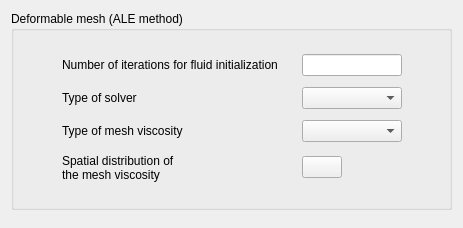
<?xml version="1.0" encoding="UTF-8"?>
<ui version="4.0">
 <class>MobileMeshForm</class>
 <widget class="QWidget" name="MobileMeshForm">
  <property name="geometry">
   <rect>
    <x>0</x>
    <y>0</y>
    <width>463</width>
    <height>228</height>
   </rect>
  </property>
  <property name="windowTitle">
   <string>Form</string>
  </property>
  <layout class="QGridLayout" name="gridLayout_3">
   <item row="0" column="0">
    <widget class="QGroupBox" name="groupBoxALE">
     <property name="enabled">
      <bool>true</bool>
     </property>
     <property name="acceptDrops">
      <bool>false</bool>
     </property>
     <property name="toolTip">
      <string>&lt;html&gt;&lt;head/&gt;&lt;body&gt;&lt;p&gt;&lt;span style=&quot; font-size:9pt;&quot;&gt;Enable the Arbitrary Lagrangian Eulerian (ALE) module.&lt;/span&gt;&lt;/p&gt;&lt;p&gt;&lt;span style=&quot; font-size:9pt;&quot;&gt;(code_saturne key work &lt;/span&gt;&lt;span style=&quot; font-size:9pt; font-weight:600;&quot;&gt;IALE&lt;/span&gt;&lt;span style=&quot; font-size:9pt;&quot;&gt;)&lt;/span&gt;&lt;/p&gt;&lt;/body&gt;&lt;/html&gt;</string>
     </property>
     <property name="autoFillBackground">
      <bool>false</bool>
     </property>
     <property name="title">
      <string>Deformable mesh (ALE method)</string>
     </property>
     <property name="flat">
      <bool>false</bool>
     </property>
     <property name="checkable">
      <bool>false</bool>
     </property>
     <layout class="QGridLayout" name="gridLayout_2">
      <item row="0" column="0">
       <widget class="QFrame" name="frame">
        <property name="frameShape">
         <enum>QFrame::NoFrame</enum>
        </property>
        <property name="frameShadow">
         <enum>QFrame::Raised</enum>
        </property>
        <layout class="QHBoxLayout" name="horizontalLayout">
         <item>
          <spacer>
           <property name="orientation">
            <enum>Qt::Horizontal</enum>
           </property>
           <property name="sizeHint" stdset="0">
            <size>
             <width>10</width>
             <height>140</height>
            </size>
           </property>
          </spacer>
         </item>
         <item>
          <layout class="QGridLayout" name="gridLayout">
           <item row="0" column="0">
            <widget class="QLabel" name="labelNALINF">
             <property name="toolTip">
              <string>&lt;html&gt;&lt;head/&gt;&lt;body&gt;&lt;p&gt;&lt;span style=&quot; font-size:9pt;&quot;&gt;Modify the number of iterations for fluid initialization.&lt;/span&gt;&lt;/p&gt;&lt;p&gt;&lt;span style=&quot; font-size:9pt;&quot;&gt;(code_saturne key word: &lt;/span&gt;&lt;span style=&quot; font-size:9pt; font-weight:600;&quot;&gt;NALINF&lt;/span&gt;&lt;span style=&quot; font-size:9pt;&quot;&gt;)&lt;/span&gt;&lt;/p&gt;&lt;/body&gt;&lt;/html&gt;</string>
             </property>
             <property name="text">
              <string>Number of iterations for fluid initialization</string>
             </property>
            </widget>
           </item>
           <item row="0" column="1">
            <spacer>
             <property name="orientation">
              <enum>Qt::Horizontal</enum>
             </property>
             <property name="sizeHint" stdset="0">
              <size>
               <width>13</width>
               <height>22</height>
              </size>
             </property>
            </spacer>
           </item>
           <item row="0" column="2" colspan="2">
            <widget class="QLineEdit" name="lineEditNALINF">
             <property name="maximumSize">
              <size>
               <width>100</width>
               <height>16777215</height>
              </size>
             </property>
             <property name="toolTip">
              <string>&lt;html&gt;&lt;head/&gt;&lt;body&gt;&lt;p&gt;&lt;span style=&quot; font-size:9pt;&quot;&gt;Modify the number of iterations for fluid initialization.&lt;/span&gt;&lt;/p&gt;&lt;p&gt;&lt;span style=&quot; font-size:9pt;&quot;&gt;(code_saturne key word: &lt;/span&gt;&lt;span style=&quot; font-size:9pt; font-weight:600;&quot;&gt;NALINF&lt;/span&gt;&lt;span style=&quot; font-size:9pt;&quot;&gt;)&lt;/span&gt;&lt;/p&gt;&lt;/body&gt;&lt;/html&gt;</string>
             </property>
            </widget>
           </item>
                      <item row="1" column="2" colspan="2">
                        <widget class="QComboBox" name="comboBoxALESOLVER">
                          <property name="minimumSize">
                            <size>
                              <width>100</width>
                              <height>0</height>
                            </size>
                          </property>
                          <property name="maximumSize">
                            <size>
                              <width>100</width>
                              <height>16777215</height>
                            </size>
                          </property>
                          <property name="toolTip">
                            <string>
                              &lt;html&gt;&lt;head/&gt;&lt;body&gt;&lt;p&gt;&lt;span
                              style=&quot; font-size:9pt;&quot;&gt;Select the ALE solver
                              between legacy and cdo. &lt;/span&gt;&lt;/p&gt;&lt;p&gt;&lt;span
                              style=&quot; font-size:9pt;&quot;&gt;(code_saturne key word:
                              &lt;/span&gt;&lt;span style=&quot; font-size:9pt;
                              font-weight:600;&quot;&gt;cs_glob_ale&lt;/span&gt;&lt;span
                              style=&quot;
                              font-size:9pt;&quot;&gt;)&lt;/span&gt;&lt;/p&gt;&lt;/body&gt;&lt;/html&gt;</string>
                          </property>
                        </widget>
                      </item>
                      <item row="1" column="0">
                        <widget class="QLabel" name="labelALESOLVER">
                          <property name="toolTip">
                            <string>
                              &lt;html&gt;&lt;head/&gt;&lt;body&gt;&lt;p&gt;&lt;span
                              style=&quot; font-size:9pt;&quot;&gt;Select the mesh viscosity type
                              between orthotropic and isotropic. Mesh viscosity allows to control
                              mesh deformations.&lt;/span&gt;&lt;/p&gt;&lt;p&gt;&lt;span
                              style=&quot; font-size:9pt;&quot;&gt;(code_saturne key word:
                              &lt;/span&gt;&lt;span style=&quot; font-size:9pt;
                              font-weight:600;&quot;&gt;IORTVM&lt;/span&gt;&lt;span style=&quot;
                              font-size:9pt;&quot;&gt;)&lt;/span&gt;&lt;/p&gt;&lt;/body&gt;&lt;/html&gt;</string>
                          </property>
                          <property name="text">
                            <string>Type of solver</string>
                          </property>
                        </widget>
                      </item>
                      <item row="1" column="1">
                        <spacer>
                          <property name="orientation">
                            <enum>Qt::Horizontal</enum>
                          </property>
                          <property name="sizeHint" stdset="0">
                            <size>
                              <width>13</width>
                              <height>21</height>
                            </size>
                          </property>
                        </spacer>
                      </item>

                      <item row="2" column="0">
            <widget class="QLabel" name="labelVISCOSITY">
             <property name="toolTip">
              <string>&lt;html&gt;&lt;head/&gt;&lt;body&gt;&lt;p&gt;&lt;span style=&quot; font-size:9pt;&quot;&gt;Select the mesh viscosity type between orthotropic and isotropic. Mesh viscosity allows to control mesh deformations.&lt;/span&gt;&lt;/p&gt;&lt;p&gt;&lt;span style=&quot; font-size:9pt;&quot;&gt;(code_saturne key word: &lt;/span&gt;&lt;span style=&quot; font-size:9pt; font-weight:600;&quot;&gt;IORTVM&lt;/span&gt;&lt;span style=&quot; font-size:9pt;&quot;&gt;)&lt;/span&gt;&lt;/p&gt;&lt;/body&gt;&lt;/html&gt;</string>
             </property>
             <property name="text">
              <string>Type of mesh viscosity</string>
             </property>
            </widget>
           </item>
                      <item row="2" column="1">
            <spacer>
             <property name="orientation">
              <enum>Qt::Horizontal</enum>
             </property>
             <property name="sizeHint" stdset="0">
              <size>
               <width>13</width>
               <height>21</height>
              </size>
             </property>
            </spacer>
           </item>
                      <item row="2" column="2" colspan="2">
            <widget class="QComboBox" name="comboBoxVISCOSITY">
             <property name="minimumSize">
              <size>
               <width>100</width>
               <height>0</height>
              </size>
             </property>
             <property name="maximumSize">
              <size>
               <width>100</width>
               <height>16777215</height>
              </size>
             </property>
             <property name="toolTip">
              <string>&lt;html&gt;&lt;head/&gt;&lt;body&gt;&lt;p&gt;&lt;span style=&quot; font-size:9pt;&quot;&gt;Select the mesh viscosity type between orthotropic and isotropic. Mesh viscosity allows to control mesh deformations.&lt;/span&gt;&lt;/p&gt;&lt;p&gt;&lt;span style=&quot; font-size:9pt;&quot;&gt;(code_saturne key word: &lt;/span&gt;&lt;span style=&quot; font-size:9pt; font-weight:600;&quot;&gt;IORTVM&lt;/span&gt;&lt;span style=&quot; font-size:9pt;&quot;&gt;)&lt;/span&gt;&lt;/p&gt;&lt;/body&gt;&lt;/html&gt;</string>
             </property>
            </widget>
           </item>
                      <item row="3" column="0">
            <widget class="QLabel" name="labelUSVISMA">
             <property name="toolTip">
              <string>&lt;html&gt;&lt;head/&gt;&lt;body&gt;&lt;p&gt;&lt;span style=&quot; font-size:9pt;&quot;&gt;Define the spatial distribution of the mesh viscosity. It must be greater than zero.&lt;/span&gt;&lt;/p&gt;&lt;/body&gt;&lt;/html&gt;</string>
             </property>
             <property name="text">
              <string>Spatial distribution of
the mesh viscosity</string>
             </property>
            </widget>
           </item>
                      <item row="3" column="1">
            <spacer name="horizontalSpacer">
             <property name="orientation">
              <enum>Qt::Horizontal</enum>
             </property>
             <property name="sizeHint" stdset="0">
              <size>
               <width>18</width>
               <height>29</height>
              </size>
             </property>
            </spacer>
           </item>
                      <item row="3" column="2">
            <widget class="QPushButton" name="pushButtonFormula">
             <property name="toolTip">
              <string>&lt;html&gt;&lt;head/&gt;&lt;body&gt;&lt;p&gt;&lt;span style=&quot; font-size:9pt;&quot;&gt;Define the spatial distribution of the mesh viscosity. It must be greater than zero.&lt;/span&gt;&lt;/p&gt;&lt;/body&gt;&lt;/html&gt;</string>
             </property>
             <property name="text">
              <string/>
             </property>
             <property name="icon">
              <iconset resource="resources_pages.qrc">
               <normaloff>:/new/prefix1/data/icons/22x22/edit-find-replace.png</normaloff>:/new/prefix1/data/icons/22x22/edit-find-replace.png</iconset>
             </property>
             <property name="iconSize">
              <size>
               <width>22</width>
               <height>22</height>
              </size>
             </property>
            </widget>
           </item>
                      <item row="3" column="3">
            <spacer name="horizontalSpacer_2">
             <property name="orientation">
              <enum>Qt::Horizontal</enum>
             </property>
             <property name="sizeHint" stdset="0">
              <size>
               <width>13</width>
               <height>20</height>
              </size>
             </property>
            </spacer>
           </item>
          </layout>
         </item>
         <item>
          <spacer>
           <property name="orientation">
            <enum>Qt::Horizontal</enum>
           </property>
           <property name="sizeHint" stdset="0">
            <size>
             <width>10</width>
             <height>140</height>
            </size>
           </property>
          </spacer>
         </item>
        </layout>
       </widget>
      </item>
     </layout>
    </widget>
   </item>
   <item row="1" column="0">
    <spacer>
     <property name="orientation">
      <enum>Qt::Vertical</enum>
     </property>
     <property name="sizeHint" stdset="0">
      <size>
       <width>16</width>
       <height>16</height>
      </size>
     </property>
    </spacer>
   </item>
  </layout>
 </widget>
 <resources>
  <include location="resources_pages.qrc"/>
 </resources>
 <connections/>
</ui>
